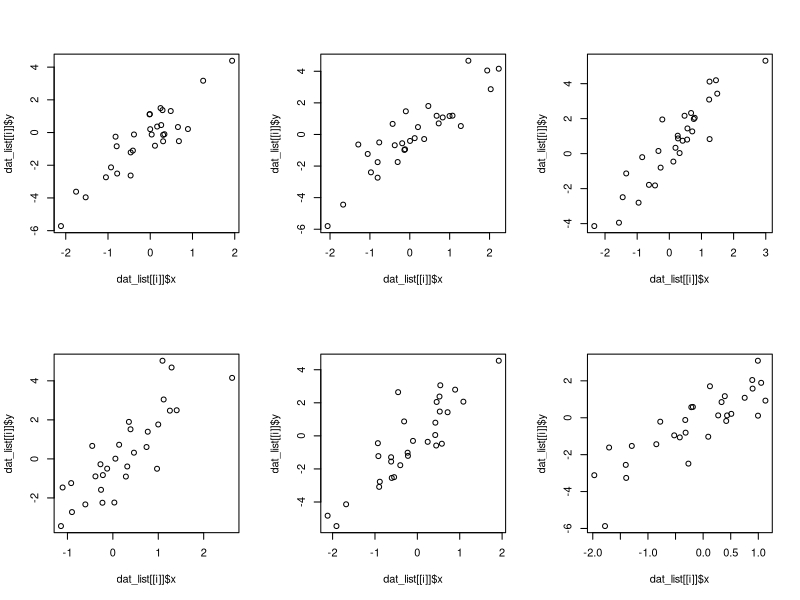

Reproduce this figure in R.
############################################
#
#  An example of scaling up
#  The sample is simulated data - we begin by simulating the x
#  coordinate from a standard normal distribution (mean zero 
#  and variance 1), and then simulating the y which is a 
#  a linear function of x with slope of 2 plus some more random
#  error.     y = 2*x + error 
#
#  Plot each dataset and calculate the correlation between x and y
#
############################################

## Step 3  Scaling up using a function and for loop - 6 datasets

make_data <- function( n=30, slope=2) {  # use arguments to make more flexible
	x <- rnorm( 30 )   
	y <- 2*x + rnorm(30)
	return( data.frame(x,y)	)
}

make_data <- function( n=30, slope=2) {  
	x <- rnorm( n )    ## replace 30, 2 with arguments
	y <- slope*x + rnorm( n )    
	return( data.frame(x,y)	)
}

dat_list <- list()    ## create an empty list to hold datasets
for(i in 1:6) {       ## for loop creates 6 dataframes, 30 samples each
	dat_list[[i]] <- make_data(30)
}

correlations <- vector()  ## create empty vector to hold corr
par(mfrow=c(2,3))  ## set plot window to make 2 rows, 3 columns
for(i in 1:6) {
	
	plot( dat_list[[i]]$x, dat_list[[i]]$y )   # plot x,y 
	correlations[i] <- cor( dat_list[[i]]$x, dat_list[[i]]$y )  
}

print(correlations, digits=4)
mean(correlations)    # mean correlation about 0.85 - 0.90 